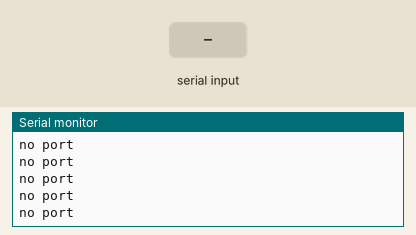
Simulated run of this sketch. Board: Arduino Mega 2560, built with avr-gcc and run on an emulated ATmega2560. Parts: the last lines printed to the serial monitor. The inputs (shaded band) are chosen by the test bench.

Above: at 6.2 s.
6.3 s: "1" received over the second serial link
At 7.1 s:
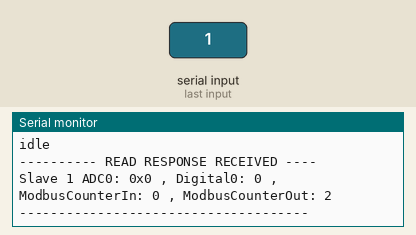
7.8 s: "0" received over the second serial link
At 8.6 s:
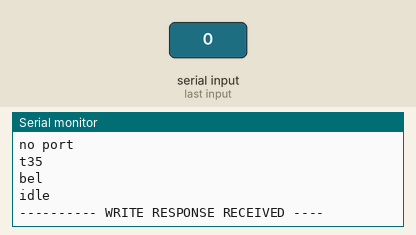
10.8 s: "2" received over the second serial link
At 11.6 s:
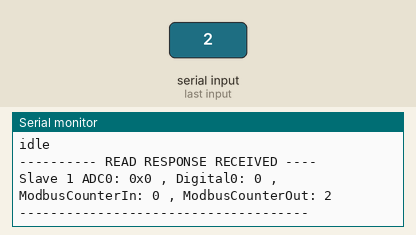

The sketch:

mtest.ino
```cpp
#include <Controllino.h> /* Usage of CONTROLLINO library allows you to use CONTROLLINO_xx aliases in your sketch. */
#include "ModbusRtu.h"   /* Usage of ModBusRtu library allows you to implement the Modbus RTU protocol in your sketch. */

// This MACRO defines Modbus master address.
// For any Modbus slave devices are reserved addresses in the range from 1 to 247.
// Important note only address 0 is reserved for a Modbus master device!

#define MasterModbusAdd 0
#define SlaveModbusAdd 1

// This MACRO defines number of the comport that is used for RS 485 interface.
// For MAXI and MEGA RS485 is reserved UART Serial3.
#define RS485Serial 3

// The object ControllinoModbuSlave of the class Modbus is initialized with three parameters.
// The first parametr specifies the address of the Modbus slave device.
// The second parameter specifies type of the interface used for communication between devices - in this sketch - RS485.
// The third parameter can be any number. During the initialization of the object this parameter has no effect.
Modbus ControllinoModbusMaster(MasterModbusAdd, RS485Serial, 0);

// This uint16 array specified internal registers in the Modbus slave device.
// Each Modbus device has particular internal registers that are available for the Modbus master.
// In this example sketch internal registers are defined as follows:
// (ModbusSlaveRegisters 0 - 3 read only and ModbusSlaveRegisters 4 - 7 write only from the Master perspective):
// ModbusSlaveRegisters[0] - Read an analog value from the CONTROLLINO_A0 - returns value in the range from 0 to 1023.
// ModbusSlaveRegisters[1] - Read an digital value from the CONTROLLINO_D0 - returns only the value 0 or 1.
// ModbusSlaveRegisters[2] - Read the number of incoming messages - Communication diagnostic.
// ModbusSlaveRegisters[3] - Read the number of number of outcoming messages - Communication diagnostic.
// ModbusSlaveRegisters[4] - Sets the Relay output CONTROLLINO_R0 - only the value 0 or 1 is accepted.
// ModbusSlaveRegisters[5] - Sets the Relay output CONTROLLINO_R1 - only the value 0 or 1 is accepted.
// ModbusSlaveRegisters[6] - Sets the Relay output CONTROLLINO_R2 - only the value 0 or 1 is accepted.
// ModbusSlaveRegisters[7] - Sets the Relay output CONTROLLINO_R3 - only the value 0 or 1 is accepted.
uint16_t ModbusSlaveRegisters[8];

// This is an structe which contains a query to an slave device
modbus_t ModbusQuery[2];

uint8_t myState;      // machine state
uint8_t currentQuery; // pointer to message query

unsigned long WaitingTime;

void setup()
{
  // initialize serial communication at 9600 bits per second:
  Serial.begin(19200);
  Serial.println("-----------------------------------------");
  Serial.println("CONTROLLINO Modbus RTU Master Test Sketch");
  Serial.println("-----------------------------------------");
  Serial.println("");

#define MX2_STATE 0x0003        // (2 bytes) Status of the inverter
#define MX2_TARGET_FR 0x0001    // (4 bytes) Source (reference) of the frequency reference (0,01 [Hz])
#define MX2_ACCEL_TIME 0x1103   // (4 bytes) Acceleration time (cm compressor) in 0.01 sec
#define MX2_DEACCEL_TIME 0x1105 // (4 bytes) Braking time (cm compressor) in 0.01 sec

#define MX2_CURRENT_FR 0x1001 // (4 bytes) Output frequency control (0,01 [Hz])
#define MX2_AMPERAGE 0x1003   // (2 bytes) Output current monitoring (0,01 [A])
#define MX2_VOLTAGE 0x1011    // (2 bytes) Monitoring output voltage 0.1 [V]
#define MX2_POWER 0x1012      // (2 bytes) Power control 0.1 [kW]
#define MX2_POWER_HOUR 0x1013 // (4 bytes) Watt-hour control 0.1 [kW / h]
#define MX2_HOUR 0x1015       // (4 bytes) Control of operating time in the "Run" mode 1 [h]
#define MX2_HOUR1 0x1017      // (4 bytes) Monitoring of running hours with power on 1 [h]
#define MX2_TEMP 0x1019       // (2 bytes) Radiator temperature control (0.1 degree) -200 ... 1500
#define MX2_VOLTAGE_DC 0x1026 // (2 bytes) DC voltage control (PN) 0.1 [V]
#define MX2_NUM_ERR 0x0011    // (2 bytes) Trip counter 0 ... 65530
#define MX2_ERROR1 0x0012     // (20 bytes) Description 1 trip the remaining 5 lie sequentially behind the first address error are calculated MX2_ERROR1 + i * 0x0a
#define MX2_INIT_DEF 0x1357   // (2 bytes) Set the initialization mode to 0 (nothing), 1 (clearing the shutdown history), 2 (clearing the shutdown history and initializing data), 4 (clearing the shutdown history, initializing data and the program EzSQ)
#define MX2_INIT_RUN 0x13b7   // (2 bytes) Initialization start 0 (off), 1 (on)

#define MX2_SOURCE_FR 0x1201  // (2 bytes) Frequency reference source
#define MX2_SOURCE_CMD 0x1202 // (2 bytes) Command source
#define MX2_BASE_FR 0x1203    // (2 bytes) Main frequency 300 ... "maximum frequency" 0.1 Hz
#define MX2_MAX_FR 0x1204     // (2 bytes) Maximum frequency 300 ... 4000 (10000) 0.1 Hz
#define MX2_DC_BRAKING 0x1245 // (2 bytes) Enable DC Braking
#define MX2_STOP_MODE 0x134e  // (2 bytes) Choosing a stop method B091 = 01
#define MX2_MODE 0x13ae       // (2 bytes) IF mode selection b171 = 03
#define MX2_A002 0x1202       // A002 Source of the “Run” command 01 .. Control terminals 02 ... “Run” key on the keypad or digital panel 03 ... Input via the ModBus network 04 ... Add. card = 01
#define MX2_A003 0x1203       // A003 Main frequency Can be set in the range from 30 Hz to the maximum frequency (A004) (0.1 Hz) = 120 * 10
#define MX2_A004 0x1204       // A004 Maximum frequency Can be set in the range from the fundamental frequency to 400 Hz (0.1 Hz) = 120 * 10

#define ku8MBReadCoils 0x01          ///< Modbus function 0x01 Read Coils
#define ku8MBReadDiscreteInputs 0x02 ///< Modbus function 0x02 Read Discrete Inputs
#define ku8MBWriteSingleCoil 0x05    ///< Modbus function 0x05 Write Single Coil
#define ku8MBWriteMultipleCoils 0x0F ///< Modbus function 0x0F Write Multiple Coils

// Modbus function codes for 16 bit access
#define ku8MBReadHoldingRegisters 0x03       ///< Modbus function 0x03 Read Holding Registers
#define ku8MBReadInputRegisters 0x04         ///< Modbus function 0x04 Read Input Registers
#define ku8MBWriteSingleRegister 0x06        ///< Modbus function 0x06 Write Single Register
#define ku8MBWriteMultipleRegisters 0x10     ///< Modbus function 0x10 Write Multiple Registers
#define ku8MBMaskWriteRegister 0x16          ///< Modbus function 0x16 Mask Write Register
#define ku8MBReadWriteMultipleRegisters 0x17 ///< Modbus function 0x17 Read Write Multiple Registers
#define ku8MBLinkTestOmronMX2Only 0x08       ///< Modbus function 0x08 Тест связи с инвертром Omron MX2 функция только для него

#define MX2_STATE 0x0003 // (2 bytes) Status of the inverter

  // ModbusQuery 0: read registers
  ModbusQuery[0].u8id = SlaveModbusAdd;             // slave address
  ModbusQuery[0].u8fct = ku8MBReadHoldingRegisters; // function code (this one is registers read)
  ModbusQuery[0].u16RegAdd = 0x0;                   // start address in slave
  ModbusQuery[0].u16CoilsNo = 2;                    // number of elements (coils or registers) to read
  ModbusQuery[0].au16reg = ModbusSlaveRegisters;    // pointer to a memory array in the CONTROLLINO

  ModbusSlaveRegisters[0] = 0;
  ModbusSlaveRegisters[1] = 0;
  ModbusSlaveRegisters[2] = 0;
  ModbusSlaveRegisters[3] = 2;


  // ModbusSlaveRegisters[0] = 1234;

  // ModbusQuery 1: write a single register
  ModbusQuery[1].u8id = SlaveModbusAdd;              // slave address
  ModbusQuery[1].u8fct = ku8MBReadHoldingRegisters;  // function code (this one is write a single register)
  ModbusQuery[1].u16RegAdd = 0;                      // start address in slave
  ModbusQuery[1].u16CoilsNo = 4;                     // number of elements (coils or registers) to write
  ModbusQuery[1].au16reg = ModbusSlaveRegisters + 4; // pointer to a memory array in the CONTROLLINO

  // ModbusSlaveRegisters[4] = 1234; // initial value for the relays

  ControllinoModbusMaster.begin(19200);      // baud-rate at 19200
  ControllinoModbusMaster.setTimeOut(5000); // if there is no answer in 5000 ms, roll over

  WaitingTime = millis() + 1000;
  myState = 0;
  currentQuery = 0;

  //Controllino_RS485RxEnable();
  //Controllino_RS485TxEnable();

  delay(5000);
}

void loop()
{
  switch (myState)
  {
  case 0:
    if (millis() > WaitingTime)
      myState++; // wait state
    break;
  case 1:
    Serial.print("---- Sending query ");
    Serial.print(currentQuery);
    Serial.println(" -------------");
    ControllinoModbusMaster.query(ModbusQuery[currentQuery]); // send query (only once)
    myState++;
    currentQuery++;
    if (currentQuery == 2)
    {
      currentQuery = 0;
    }
    break;
  case 2:
    ControllinoModbusMaster.poll(); // check incoming messages
    if (ControllinoModbusMaster.getState() == COM_IDLE)
    {
      // response from the slave was received
      myState = 0;
      WaitingTime = millis() + 1000;
      // debug printout
      if (currentQuery == 0)
      {
        // registers write was proceed
        Serial.println("---------- WRITE RESPONSE RECEIVED ----");
        Serial.println("");
      }
      if (currentQuery == 1)
      {
        // registers read was proceed
        Serial.println("---------- READ RESPONSE RECEIVED ----");
        Serial.print("Slave ");

        Serial.print(SlaveModbusAdd, DEC);
        Serial.print(" ADC0: 0x");
        Serial.print(ModbusSlaveRegisters[0], HEX);
        Serial.print(" , Digital0: ");
        Serial.print(ModbusSlaveRegisters[1], HEX);
        Serial.print(" , ModbusCounterIn: ");
        Serial.print(ModbusSlaveRegisters[2], DEC);
        Serial.print(" , ModbusCounterOut: ");
        Serial.println(ModbusSlaveRegisters[3], DEC);
        Serial.println("-------------------------------------");
        Serial.println("");
      }
    }
    break;
  }
}
```

Source omitted: ModbusRtu.h (38160 bytes)

Measured:
- after the input at 6.3 s, the serial monitor: prints a new line at once (image 1)
- after the input at 7.8 s, the serial monitor: prints a new line at once (image 2)
- after the input at 10.8 s, the serial monitor: prints a new line after 0.05 s (image 3)
